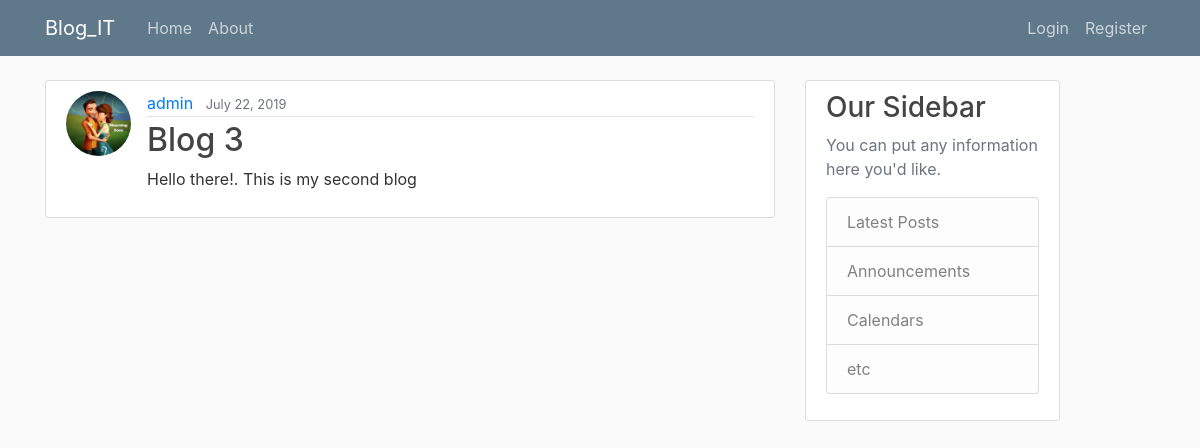
Page /post/5/ on the earlier database version.
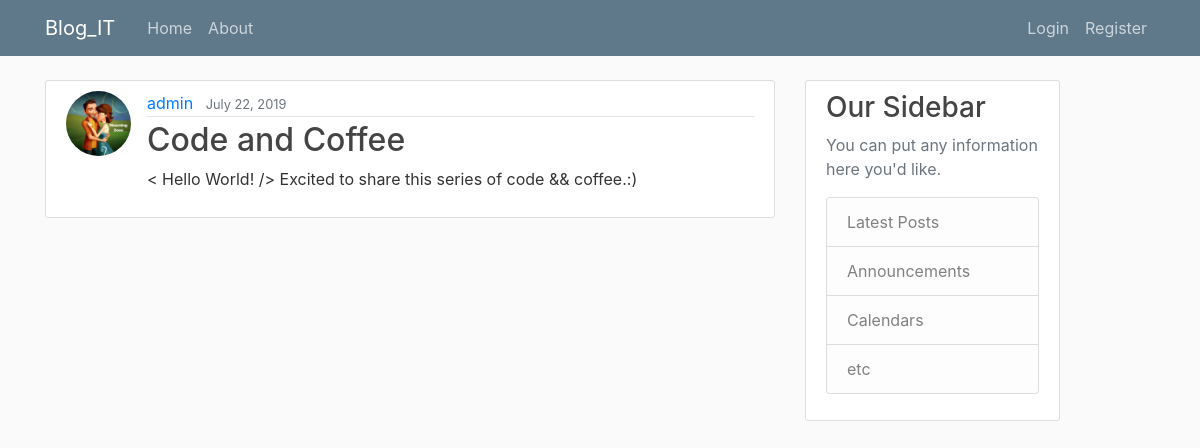
Same page on the later database version.
### blog/models.py (models this page shows, shortened)
class Post(models.Model):
	title = models.CharField(max_length=20)
	content = models.TextField(max_length=150)
	date_posted = models.DateTimeField(default=timezone.now)
	author = models.ForeignKey(User, on_delete=models.CASCADE)

### users/models.py (models this page shows, shortened)
class Profile(models.Model):
	user = models.OneToOneField(User, on_delete = models.CASCADE)
	image = models.ImageField(default = 'default.jpg', upload_to = 'profile_pics')

### blog/views.py (the view)
# urls.py: path('post/<int:pk>/', PostDetailView.as_view(), name='post-detail'),
class PostDetailView(DetailView):
	model = Post

### blog/templates/blog/post_detail.html (shortened to what this page needs)
{% extends  "blog/base.html" %}
{% block content %}
  <article class="media content-section">
    <img class="rounded-circle article-img" src="{{ object.author.profile.image.url }}">
  <div class="media-body">
    <div class="article-metadata">
      <a class="mr-2" href="{% url 'user-posts' object.author.username %}">{{ object.author }}</a>
      <small class="text-muted">{{ object.date_posted|date:"F d, Y" }}</small>
    </div>
    <h2 class="article-title"> {{ object.title }}</h2>
    <p class="article-content">{{ object.content }}</p>
  </div>
</article>
{% endblock content%}

Differences in the rows shown:
changed Post "admin": title "Blog 3" → "Code and Coffee"; content "Hello there!. This is my second blog" → "< Hello World! /> Excited to share this series of code && coffee.:)"
